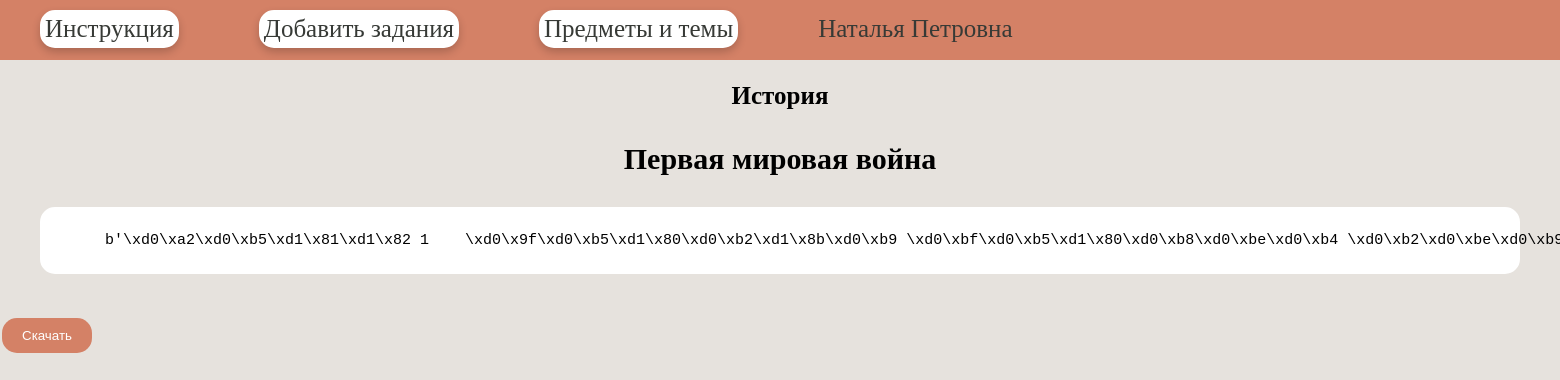
/post/2 (signed in), run on the app's committed database.
### tables this page shows
CREATE TABLE mainmenu (
id integer primary key autoincrement,
title text not null,
url text not null
);

CREATE TABLE users (
id integer PRIMARY KEY AUTOINCREMENT,
name text NOT NULL,
email text NOT NULL,
psw text NOT NULL,
time integer NOT NULL
);

CREATE TABLE posts (
id integer PRIMARY KEY AUTOINCREMENT,
users integer NOT NULL,
classes text NOT NULL,
themes text NOT NULL,
text BLOB DEFAULT NULL,
time integer NOT NULL
);

### main.py (the view)
@app.route("/post/<int:id_post>")
@login_required
def showPost(id_post):
    classes, themes, post = dbase.getPost(id_post)
    if not classes or not themes:
        abort(404)
    return render_template('post.html', menu=dbase.getMenu(), classes=classes, title= themes, post=post,id_post=id_post)

### FDataBase.py (called while the page is built)
    def getMenu(self):
        sql = '''SELECT * FROM mainmenu'''
        try:
            self.__cur.execute(sql)
            res = self.__cur.fetchall()
            if res: return res
        except:
            print("Ошибка чтения из БД")
        return []

    def getPost(self, postId):
        try:
            self.__cur.execute(f"SELECT classes, themes, text FROM posts WHERE id = {postId} LIMIT 1")
            res = self.__cur.fetchone()
            if res:
                return res
        except sqlite3.Error as e:
            print("Ошибка получения заданий из БД " + str(e))
        return (False, False)

    def getUser(self, user_id):
        try:
            self.__cur.execute(f"SELECT * FROM users WHERE id = '{user_id}' LIMIT 1")
            res = self.__cur.fetchone()
            if not res:
                print("Пользователь не найден")
                return False
            return res
        except sqlite3.Error as e:
            print("Ошибка получения данных из БД " + str(e))
        return False

### UserLogin.py (called while the page is built)
    def fromDB(self, user_id, db):
        self.__user = db.getUser(user_id)
        return self

    def get_name(self):
        return str(self.__user['name'])

### main.py (called while the page is built)
@login_manager.user_loader
def load_user(user_id):
    print("load_user")
    return UserLogin().fromDB(user_id, dbase)

def connect_db():#создание бд\установление соединения
    conn = sqlite3.connect(app.config['DATABASE'])#путь рассположения бд
    conn.row_factory = sqlite3.Row#записи бд будут ввиде словаря, а не кортежей
    return conn#возвращает установленное соединение

def get_db():
    if not hasattr(g, 'link_db'):
        g.link_db = connect_db()
    return g.link_db

@app.before_request
def before_request():
    global dbase
    db = get_db()
    dbase = FDataBase(db)

### Templates/post.html
{% extends 'base.html' %}
{% block content %}
{{ super() }}
<h2>{{classes}}</h2>
<h3>{{title}}</h3>
<ul class="post">
    <pre>{{ post|safe }}</pre>
</ul>
<form action="/post1/{{ id_post }}">
    <input type="submit" value="Скачать" />
</form>
{% endblock %}

### Templates/base.html (shortened to what this page needs)
<!DOCTYPE html>
<html>
<head>
</head>
<body>
{% block content -%}
         {%- block mainmenu -%}
<ul class ="mainmenu">
    {% for m in menu %}
    <li1> <a href="{{m.url}}">{{m.title}}</a></li1>
    {% endfor %}
        <li2> <a href="{{url_for('profile')}}">{{current_user.get_name()}}</a></li2>
</ul>
         {% endblock mainmenu -%}
{% endblock -%}
</body>
</html>

### Templates/base.html (style rules this page uses)
h2 { text-align: center; font-size: 25px; padding: 1px; }
h3 { text-align: center; font-size: 30px; padding: 1px; }
ul.post { margin: 10px 40px 40px 40px; border: 5px solid #ffffff; border-radius: 15px; background: #fff; text-align: center; }
input[type=submit] { background-color: #D48166; border: none; color: white; padding: 10px 20px; text-decoration: none; margin: 4px 2px; cursor: pointer; border-radius: 15px; }
pre { margin: 20px }
body { font-family: "Franklin Gothic"; font-weight: 300; margin: 0; padding: 0; height: 100%; width: 100%; background: #E6E2DD; font-size: 15px }
a { color: #373A36; text-decoration: none; }
ul.mainmenu { list-style: none; background: #D48166; height: 60px; margin: 0; padding: 0; color: #000000; font-size: 25px; overflow: hidden; font-family: 'Impact'; font-weight: 50; }
ul.mainmenu li1 { float: left; margin: 10px 40px 40px 40px; border: 5px solid #ffffff; border-radius: 15px; box-shadow: 0 4px 8px rgba(0, 0, 0, 0.2); background: #ffffff; }
ul.mainmenu li2 { float: left; margin: 15px 40px 40px 40px; }

### data on the page
mainmenu: title "Инструкция"
mainmenu: title "Добавить задания"
mainmenu: title "Предметы и темы"
users: get_name "Наталья Петровна"
posts: classes "История", themes "Первая мировая война", text "b'\\xd0\\xa2\\xd0\\xb5\\xd1\\x81\\xd1\\x82 1 \\xd0\\x9f\\xd0\\xb5\\xd1\\x80\\xd0\\xb2\\xd1\\x8b\\xd0\\xb9 \\xd0\\xbf\\xd0\\xb5\\xd1\\x80\\xd0\\xb8\\xd0\\xbe\\xd0\\xb4…"
